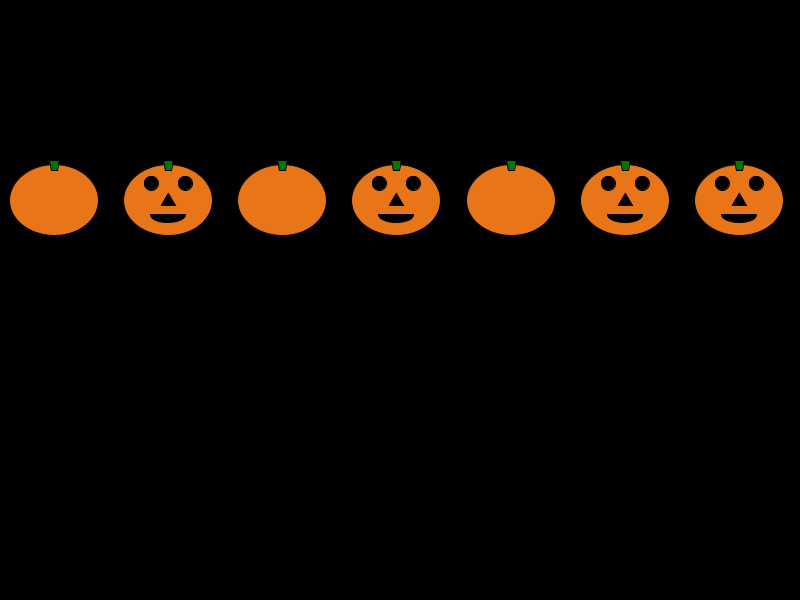
Frame 1 (no input)
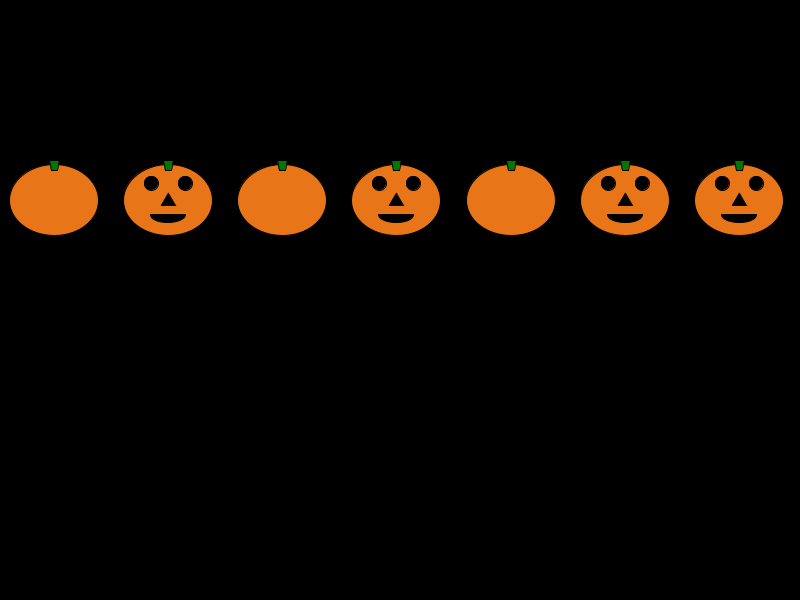
Frame 60 (the mouse pressed at the canvas centre just before this capture)
Frame 120 (the mouse held since frame 60 and released just before this capture): identical to frame 60, image omitted

The Processing sketch that drew these frames (run headless with seeded random() and noise(); from frame 60 on, the mouse is pressed at the canvas centre):

// Processing sketch: question4
// ── question4.pde
// Jack-o-lanterns
// question 4

final int pumpkinWidth = 89;
final int pumpkinHeight = 71;

class Pumpkin
{
  float x;
  float y;
  boolean jackOLantern;

  Pumpkin(float newX, float newY, boolean f)
  {
    this.x = newX;
    this.y = newY;
    this.jackOLantern = f;
  }
}

final int numPumpkins = 7;
Pumpkin[] pumpkinPatch = new Pumpkin[numPumpkins];

int nose = 15;

void setup()
{
  size(800, 600);
  background(0);
  smooth();
  
  initPumpkins(pumpkinPatch);
  
}

void draw()
{
  for (int i=0; i < numPumpkins; i++)
  {
    drawPumpkin(pumpkinPatch[i]);
  }
}

void drawPumpkin(Pumpkin p)
{
  fill(232, 117, 23);
  ellipse(p.x, p.y, pumpkinWidth, pumpkinHeight);

  fill(0, 120, 0);
  quad(p.x - 3, p.y - pumpkinHeight/2 + 5, 
       p.x - 5, p.y - pumpkinHeight/2 - 5, 
       p.x + 5, p.y - pumpkinHeight/2 - 5, 
       p.x + 3, p.y - pumpkinHeight/2 + 5);
       
  
  if (p.jackOLantern)
  {
    // lept eye
    fill(0);
    ellipse(p.x - pumpkinHeight/4, 
            p.y - pumpkinHeight/4, 
            pumpkinHeight/5, 
            pumpkinHeight/5);
          
    // right eye
    ellipse(p.x + pumpkinHeight/4, 
            p.y - pumpkinHeight/4, 
            pumpkinHeight/5, 
            pumpkinHeight/5);
    
    // nose
    triangle(p.x, // x1
             p.y - nose/2,// y1
             p.x - nose/2,// x2
             p.y + nose/3, // y2
             p.x + nose/2,// x3
             p.y + nose/3); // y3
    
    // mouth
    arc(p.x,
        p.y + pumpkinWidth/6,
        pumpkinWidth/2.5,
        pumpkinWidth/5,
        0,
        PI);
  }
}

// 
void mouseClicked()
{
  for (int i=0; i<numPumpkins; i++)
  {
    if (dist(mouseX, mouseY, pumpkinPatch[i].x, pumpkinPatch[i].y) < pumpkinWidth/2)
    {
      pumpkinPatch[i].jackOLantern = true;      
    }
  }
}

void initPumpkins(Pumpkin[] patch)
{
  int i = 0;
  while (i < numPumpkins)
  {
    int offset = 10;
    int pumpkinX = i * width / numPumpkins + pumpkinWidth/2 + offset;
    int pumpkinY = height/3;
    
    patch[i] = new Pumpkin(pumpkinX, pumpkinY, random(2)<1 ? true:false);
    
   i++; 
  }
}
